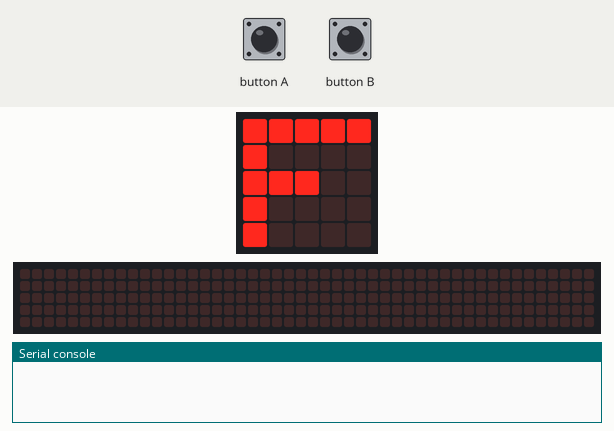
Simulated run of this program. Board: BBC micro:bit (MakeCode). Parts: the board's 5×5 LED display, a strip that is not on the board, showing the scrolling text unrolled, the last lines printed to the serial console. Inputs (shaded band) come from the test bench. No radio messages arrive unless stated (any console line starting 'radio sent:' is added by the test bench); the 48×5 strip is a reading aid, not a part: it shows the text the display is scrolling, unrolled, one strip-width of it at a time.

Above: at 1.6 s.
1.7 s: button A pressed for 0.15 s
At 1.92 s:
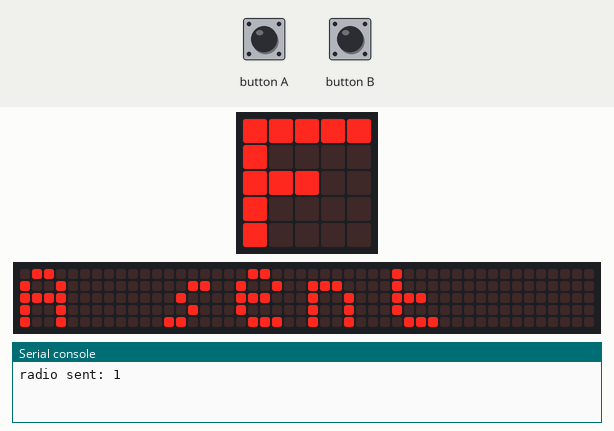
2.4 s: button B pressed for 0.15 s
3.1 s: button A pressed for 0.15 s
At 8.37 s:
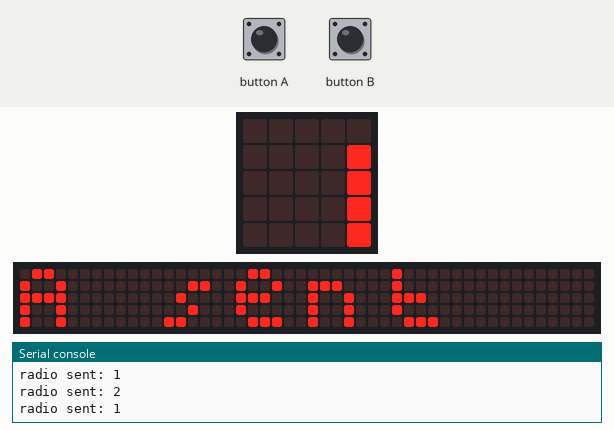
At 15.95 s:
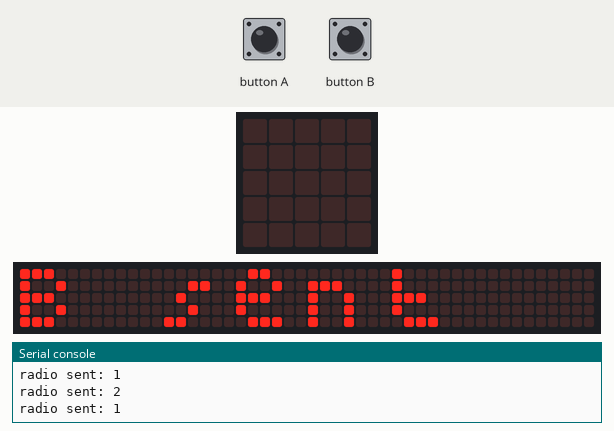

Measured:
- after the input at 1.7 s, the display: changes after 0.15 s (image 1)

The program:

main.ts
```typescript
radio.onReceivedNumber(function (receivedNumber) {
    if (receivedNumber == 1) {
        basic.showString("A")
    } else {
        if (receivedNumber == 2) {
            basic.showString("B")
        } else {
            basic.showLeds(`
                . # # # .
                # . . . #
                . . . # .
                . . . . .
                . . # . .
                `)
        }
    }
})
input.onButtonPressed(Button.A, function () {
    radio.sendNumber(1)
    basic.showString("A sent")
})
input.onButtonPressed(Button.B, function () {
    radio.sendNumber(2)
    basic.showString("B sent")
})
basic.showLeds(`
    # # # # #
    # . . . .
    # # # . .
    # . . . .
    # . . . .
    `)
radio.setGroup(3)
basic.forever(function () {

})
```

test.ts
```typescript
// les tests vont ici ; cela ne sera pas compilé si ce paquet est utilisé en tant qu'extension.
```
